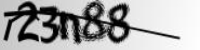
#> input picture final_project_data/samples_cropped/23n88.png, 200 x 50 px, given in place of 226md.png, which was not available; the run also reads 1 picture not shown here
$ jupyter execute --allow-errors text_training.ipynb   (shell and % lines are left out)   (text cells are left out)
#> lines starting #> are read from the running program, lines starting #| are printed output that depends on the picture; pictures that were not available may be replaced by others from this repository, and a replacement may not be noted
[cell 1]
import torch
import torch.nn as nn
import torchvision.models as models
import os
import numpy as np
import matplotlib.pyplot as plt
from torch.utils.data import Dataset, DataLoader
from torch import optim
from tqdm import tqdm
from PIL import Image, ImageDraw
import string
from torch.nn.functional import one_hot
import cv2

#> (the rest of this cell did not finish here and is left out)

[cell 2]
image_path = './final_project_data/samples/226md.png'
image = Image.open(image_path)
#> image is the input picture: PIL image 200x50 RGB; min 0, max 254, mean 170.7
width, height = image.size
#> width = 200; height = 50
print("outer sample ex width: ", width, "height: ", height)
#| outer sample ex width:  200 height:  50
image.show()

#check the size of the image in the inner file
image_path = './final_project_data/samples/samples/226md.png'
image = Image.open(image_path)
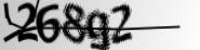
#> input picture final_project_data/samples_cropped/268g2.png, 200 x 50 px, given in place of 226md.png, which was not available
#> image is the input picture: PIL image 200x50 RGB; min 0, max 254, mean 168.6
width, height = image.size
print("inner sample ex width: ", width, "height: ", height)
#| inner sample ex width:  200 height:  50
image.show()

[cell 3]
# Make sure the two sample folders have the same files, if so we can just use one of the folders
outer_samples_path = './final_project_data/samples/'
inner_samples_path = './final_project_data/samples/samples/'

# List all files in each folder and filter for PNG files
outer_samples = {file for file in os.listdir(outer_samples_path) if file.endswith('.png')}
inner_samples = {file for file in os.listdir(inner_samples_path) if file.endswith('.png')}

# Compare the sets of files
if outer_samples == inner_samples:
    print("Both folders contain the same PNG files.")
else:
    print("The folders do not have the same PNG files.")

[cell 4]
# [24 lines left out: function add_whitespace, not called in this run]

[cell 5]
def crop_image(image_path):
    # read the image
#> called with image_path = './final_project_data/samples/23n88.png'
    original_image = cv2.imread(image_path)

    # get the dimensions of the original image
    original_height, original_width = original_image.shape[:2]
#> original_height = 50; original_width = 200

    # crop the image using 10 for top and 15 for right
    cropped_image = original_image[10:original_height, 15:original_width]
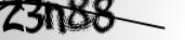
#> cropped_image: shape (40, 185, 3); min 0, max 254, mean 166.8

    # resize the cropped image back to the original size
    inflated_image = cv2.resize(cropped_image, (original_width, original_height))
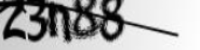
#> inflated_image: shape (50, 200, 3); min 0, max 254, mean 166.6

    return inflated_image

[cell 6]
image_folder_path = "./final_project_data/samples"
if not os.path.exists("./final_project_data/samples_cropped"):
    os.makedirs("./final_project_data/samples_cropped")

for image in os.listdir(image_folder_path):
    label = image.split('.')[0]
    image = "./final_project_data/samples/" + image
    if not os.path.isdir(image):
        result_image = crop_image(image)
        output_path = os.path.join("./final_project_data/samples_cropped", label + ".png")
        cv2.imwrite(output_path, result_image)

[cell 7]
def create_text_captcha_with_labels(dataset, test=False):
#> called with test = False
    images = []
    labels = []
    data_size_80 = (int)(len(dataset) * 0.9)

    if not test:
        for i in range(data_size_80):
            image, label = dataset[i]
            images.append(image)
            labels.append(label)
#> this loop made 4 passes
#> label on passes 1 to 4: '23n88', '23n88', '268g2', '2cegf'
#> after the loop, images = 4 items; labels = ['23n88', '23n88', '268g2', '2cegf']
    else:
        for i in range(data_size_80, len(dataset)):
            image, label = dataset[i]
            images.append(image)
            labels.append(label)
    images = [np.array(image) for image in images]
    return images, labels

# the labels need to be one hot encoded for the model to read and classify
# [11 lines left out: function one_hot_labels, not called in this run]

[cell 8]
class TextCaptchaDataset(Dataset):
    def __init__(self, numpy_data, numpy_labels, transform=None):

      self.data = torch.from_numpy(np.array(numpy_data, dtype=np.float32))
      self.labels = one_hot_labels(numpy_labels)
      self.transform = transform

    def __len__(self):
        return len(self.data)

    # [8 lines left out: function __getitem__, not called in this run]

[cell 9]
class TextDataset(Dataset):
    def __init__(self, directory, transform=None):
        self.transform = transform
        self.images = os.listdir(directory)
        self.labels = [self.extract_label(file) for file in self.images]
        self.images = [os.path.join(directory, file) for file in self.images]


    def extract_label(self, filename):
        label = filename.split('.')[0]
        return label

    def __len__(self):
        return len(self.images)

    def __getitem__(self, idx):
        img_path = self.images[idx]
        image = Image.open(img_path).convert('RGB')
        label = self.labels[idx]
        # if self.transform:
        #     image = self.transform(image)
        return image, label

    def add_images(self, directory):
        raw_images = os.listdir(directory)
        self.labels += [self.extract_label(file) for file in raw_images]
        raw_images = [os.path.join(directory, file) for file in raw_images]
        self.images += raw_images

[cell 10]
images = os.listdir('./final_project_data/samples_cropped')
print(Image.open("./final_project_data/samples_cropped/" + images[0]).height)

[cell 11]
dataset = TextDataset('./final_project_data/samples/samples')
dataset.add_images('./final_project_data/samples_cropped')
# dataset.add_images('./final_project_data/samples_extra_white_space')

text_captchas, text_labels = create_text_captcha_with_labels(dataset, test = False)
#> text_captchas = 4 items; text_labels = ['23n88', '23n88', '268g2', '2cegf']
test_captchas, test_labels = create_text_captcha_with_labels(dataset, test=True)
#> the loop in create_text_captcha_with_labels (call 2), `for i in range(data_size_80, len(dataset)):` made 1 pass
#> label on pass 1: '2cg58'
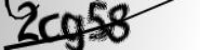
#> input picture final_project_data/samples_cropped/2cg58.png, 200 x 50 px
#> test_captchas = 1 item; test_labels = ['2cg58']
